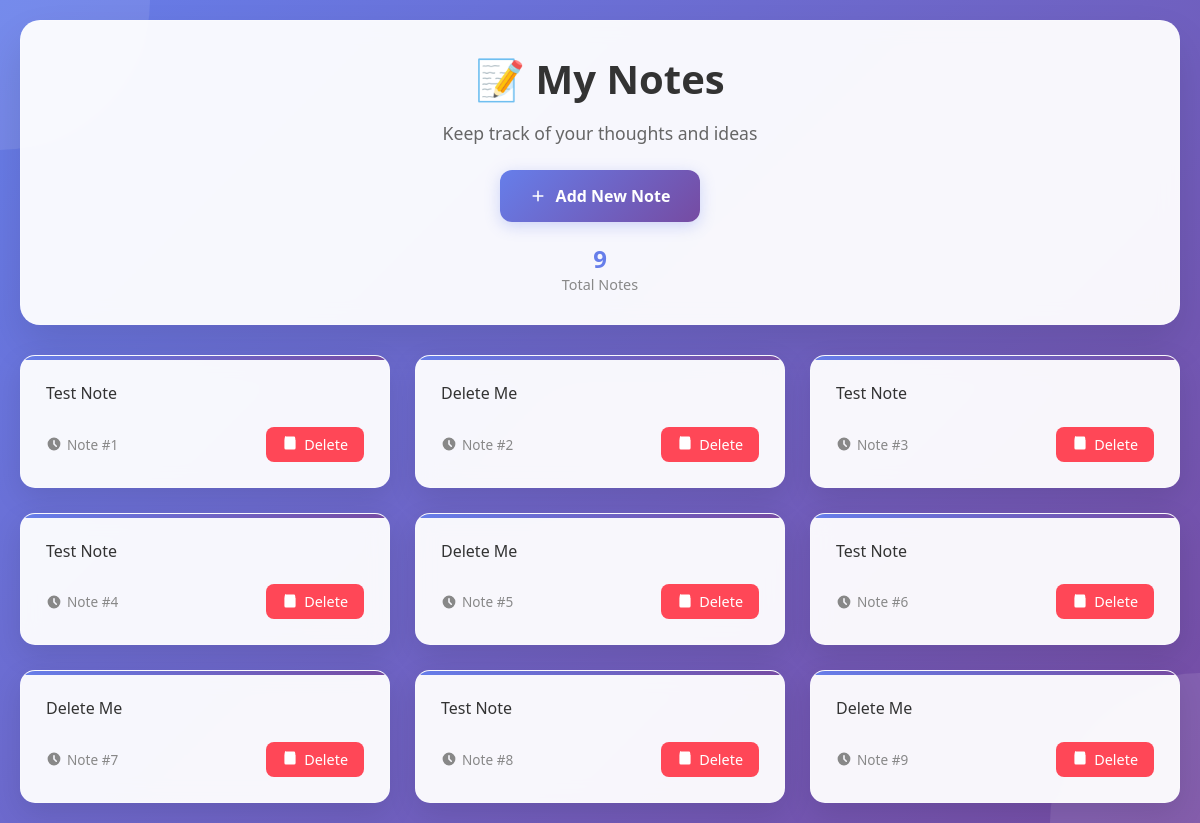
The page / on the database its author committed.
### tables this page shows
CREATE TABLE notes(
    id INTEGER PRIMARY KEY AUTOINCREMENT,
    content TEXT NOT NULL);

### notes_app/app.py (the view)
@app.route("/")
def index():
    conn = sqlite3.connect(app.config["DATABASE"])
    c = conn.cursor()
    c.execute("SELECT * FROM notes")
    notes = c.fetchall()
    conn.close()
    return render_template("index.html", notes=notes)

### notes_app/templates/index.html (shortened to what this page needs)
<!DOCTYPE html>
<html lang="en">
<head>
</head>
<body>
    <div class="container">
        <div class="header">
            <h1>
                📝 My Notes
            </h1>
            <p>Keep track of your thoughts and ideas</p>
            <a href="/add" class="add-note-btn">
                <svg class="icon" fill="currentColor" viewBox="0 0 20 20">
                    <path fill-rule="evenodd"
                        d="M10 3a1 1 0 011 1v5h5a1 1 0 110 2h-5v5a1 1 0 11-2 0v-5H4a1 1 0 110-2h5V4a1 1 0 011-1z"
                        clip-rule="evenodd" />
                </svg>
                Add New Note
            </a>
            <div class="stats">
                <div class="stat-item">
                    <div class="stat-number">{{ notes|length }}</div>
                    <div class="stat-label">Total Notes</div>
                </div>
            </div>
        </div>
        {% if notes %}
        <div class="notes-grid">
            {% for note in notes %}
            <div class="note-card">
                <div class="note-content {% if note[1]|length > 150 %}long{% endif %}">
                    {{ note[1] }}
                </div>
                <div class="note-actions">
                    <div class="note-meta">
                        <svg class="icon" fill="currentColor" viewBox="0 0 20 20">
                            <path fill-rule="evenodd"
                                d="M10 18a8 8 0 100-16 8 8 0 000 16zm1-12a1 1 0 10-2 0v4a1 1 0 00.293.707l2.828 2.829a1 1 0 101.415-1.415L11 9.586V6z"
                                clip-rule="evenodd" />
                        </svg>
                        Note #{{ note[0] }}
                    </div>
                    <a href="/delete/{{ note[0] }}" class="delete-btn"
                        onclick="return confirm('Are you sure you want to delete this note?')">
                        Delete
                    </a>
                </div>
            </div>
            {% endfor %}
        </div>
        {% endif %}
    </div>
</body>
</html>

### notes_app/templates/index.html (style rules this page uses)
* { margin: 0; padding: 0; box-sizing: border-box; }
body { font-family: 'Segoe UI', Tahoma, Geneva, Verdana, sans-serif; background: linear-gradient(135deg, #667eea 0%, #764ba2 100%); min-height: 100vh; padding: 20px; }
.container { max-width: 1200px; margin: 0 auto; }
.header { background: rgba(255, 255, 255, 0.95); backdrop-filter: blur(10px); border-radius: 20px; padding: 30px; margin-bottom: 30px; box-shadow: 0 20px 40px rgba(0, 0, 0, 0.1); border: 1px solid rgba(255, 255, 255, 0.2); text-align: center; }
.header h1 { color: #333; font-size: 2.5rem; font-weight: 600; margin-bottom: 15px; display: flex; align-items: center; justify-content: center; gap: 15px; }
.header p { color: #666; font-size: 1.1rem; margin-bottom: 25px; }
.add-note-btn { display: inline-flex; align-items: center; gap: 10px; background: linear-gradient(135deg, #667eea 0%, #764ba2 100%); color: white; text-decoration: none; padding: 15px 30px; border-radius: 12px; font-weight: 600; font-size: 1rem; transition: all 0.3s ease; box-shadow: 0 4px 15px rgba(102, 126, 234, 0.3); }
.notes-grid { display: grid; grid-template-columns: repeat(auto-fill, minmax(300px, 1fr)); gap: 25px; margin-top: 30px; }
.note-card { background: rgba(255, 255, 255, 0.95); backdrop-filter: blur(10px); border-radius: 15px; padding: 25px; box-shadow: 0 10px 30px rgba(0, 0, 0, 0.1); border: 1px solid rgba(255, 255, 255, 0.2); transition: all 0.3s ease; position: relative; overflow: hidden; }
.note-card::before { content: ''; position: absolute; top: 0; left: 0; right: 0; height: 4px; background: linear-gradient(135deg, #667eea 0%, #764ba2 100%); }
.note-content { color: #333; font-size: 1rem; line-height: 1.6; margin-bottom: 20px; word-wrap: break-word; max-height: 150px; overflow: hidden; position: relative; }
.note-actions { display: flex; justify-content: space-between; align-items: center; }
.note-meta { color: #888; font-size: 0.85rem; display: flex; align-items: center; gap: 5px; }
.delete-btn { background: #ff4757; color: white; text-decoration: none; padding: 8px 16px; border-radius: 8px; font-size: 0.9rem; font-weight: 500; transition: all 0.3s ease; display: flex; align-items: center; gap: 6px; border: none; cursor: pointer; }
.icon { width: 16px; height: 16px; }
.stats { display: flex; justify-content: center; gap: 30px; margin-top: 20px; }
.stat-item { text-align: center; }
.stat-number { font-size: 1.5rem; font-weight: 600; color: #667eea; }
.stat-label { font-size: 0.9rem; color: #888; }
.animate-in { animation: slideInUp 0.6s ease-out forwards; opacity: 0; transform: translateY(30px); }

### rows shown on the page
notes: content "Test Note", id "1"
notes: content "Delete Me", id "2"
notes: content "Test Note", id "3"
notes: content "Test Note", id "4"
notes: content "Delete Me", id "5"
notes: content "Test Note", id "6"
notes: content "Delete Me", id "7"
notes: content "Test Note", id "8"
notes: content "Delete Me", id "9"

### other values the page prints
{{ notes|length }} "9"
